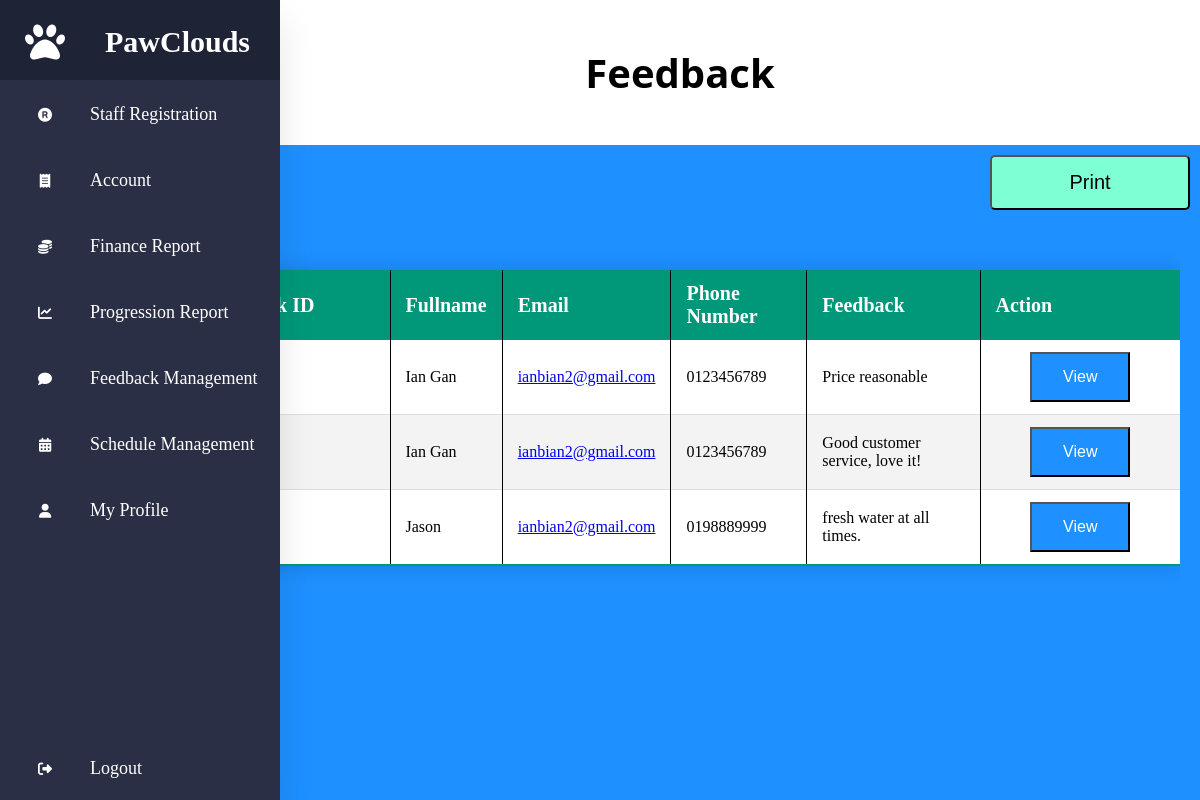
The app's page /Owner/Feedback.php (signed in) with its own data.
### tables this page shows
CREATE TABLE `feedback` (
  `feedbackid` int(11) NOT NULL,
  `fullname` varchar(50) NOT NULL,
  `email` varchar(50) NOT NULL,
  `noph` varchar(11) NOT NULL,
  `feedback` varchar(100) NOT NULL
);

### Owner/Feedback.php (the view, shortened to what this page needs)
<?php
include '../Customer/condb.php';
?>
<!DOCTYPE html>
<html lang="en">
<head>
    <link rel="stylesheet" href="../assets/css/owner/Owner.css">
    <link rel="stylesheet" href="../assets/css/owner/form.css">
    <link rel="stylesheet" href="../assets/css/owner/table.css">
</head>
<body>
    <?php
        include 'Sidebar.php';
    ?>
    <section>
        <div class="home-title">
            <h1>Feedback</h1>
        </div>
    <div class="btn-container">
        <div class="right-top-button">
            <button onclick="printTable()">Print</button>
        </div>
    </div>
        <div class="table" id="table">
            <table class="content-table" >
                <thead>
                    <tr>
                        <th>Feedback ID</th>
                        <th>Fullname</th>
                        <th>Email</th>
                        <th>Phone Number</th>
                        <th>Feedback</th>
                        <th>Action</th>
                    </tr>
                </thead>
                <tbody>
                    <?php
                        $sql = "SELECT * FROM feedback ORDER BY feedbackid DESC";
                        $run = mysqli_query($con, $sql);
                        while ($row = mysqli_fetch_assoc($run)) {
                            $Feedbackid = $row['feedbackid'];
                            $Fullname = $row['fullname'];
                            $Email = $row['email'];
                            $NoPH = $row['noph'];
                            $Feedback = $row['feedback'];
                    ?>
                        <tr>
                            <td><?php echo $Feedbackid; ?></td>
                            <td><?php echo $Fullname; ?></td>
                            <td><?php echo '<a href="mailto:"'.$Email.'">'.$Email.'</a>' ?></td>
                            <td><?php echo $NoPH; ?></td>
                            <td><?php echo $Feedback; ?></td>
                            <td><button class="View-Btn" onclick="showPopup(<?php echo $Feedbackid ?>)">View</button></td>
                        </tr>
                    <?php } ?>
                </tbody>
            </table>
        </div>
    </section>
</body>
</html>

### assets/css/owner/Owner.css (style rules this page uses)
section { padding-left: 80px; }
.home-title { width: 100%; height: 145px; display: flex; align-items: center; justify-content: center; text-align: center; background-color: white; }
.home-title h1 { font-size: 40px; color: white; color: black; font-family: 'Segoe UI', Tahoma, Geneva, Verdana, sans-serif; }
.View-Btn { width: 100px; height: 50px; margin: 0 auto; background-color: #1E90FF; color: white; font-size: 16px; }
.btn-container { height: 100px; width: 100%; }
.right-top-button { float: right; margin: 10px 10px 0px 0px; }
.right-top-button button { width: 200px; height: 55px; background-color: aquamarine; font-size: 20px; border-radius: 5px; transition: all 0.3s ease-in-out; }

### assets/css/owner/form.css (style rules this page uses)
.btn-container { height: 100px; width: 100%; }
.right-top-button { float: right; margin: 10px 10px 0px 0px; }
.right-top-button button { width: 200px; height: 55px; background-color: aquamarine; font-size: 20px; border-radius: 5px; transition: all 0.3s ease-in-out; }
.View-Btn { width: 100px; height: 50px; margin: 0 auto; background-color: #1E90FF; color: white; font-size: 16px; }

### assets/css/owner/table.css (style rules this page uses)
.table { max-width: 100%; overflow-x: auto; margin: 0 20px 0 30px; }
.content-table { width: 100%; border-collapse: collapse; margin: 25px 0; font-size: 0.9em; min-width: 400px; border-radius: 5px 5px 0 0; overflow: hidden; box-shadow: 0 0 20px rgba(0, 0, 0, 0.15); max-height: 400px; overflow-y: auto; }
.content-table thead tr { background-color: #009879; color: #fff; text-align: left; font-weight: bold; }
.content-table th { padding: 12px 15px; font-size: 20px; }
.content-table td { padding: 12px 15px; font-size: 16px; }
.content-table td:last-child { text-align: center; }
.content-table th:not(:last-child), .content-table td:not(:last-child) { border-right: 1px solid black; }
.content-table th:first-child, .content-table th:last-child { width: 200px; }
.content-table tbody tr { border-bottom: 1px solid #ddd; }
.content-table tbody tr:nth-of-type(odd) { background-color: #fff; }
.content-table tbody tr:nth-of-type(even) { background-color: #f3f3f3; }
.content-table tbody tr:last-of-type { border-bottom: 2px solid #009879; }

### assets/css/owner/Sidebar.css (style rules this page uses)
* { margin: 0; padding: 0; box-sizing: border-box; }
body { background: #1E90FF; }

### records on screen
feedback: fullname "Ian Gan", email "ianbian2@gmail.com", noph "0123456789", feedback "Price reasonable"
feedback: fullname "Ian Gan", email "ianbian2@gmail.com", noph "0123456789", feedback "Good customer service, love it!"
feedback: fullname "Jason", email "ianbian2@gmail.com", noph "0198889999", feedback "fresh water at all times."
